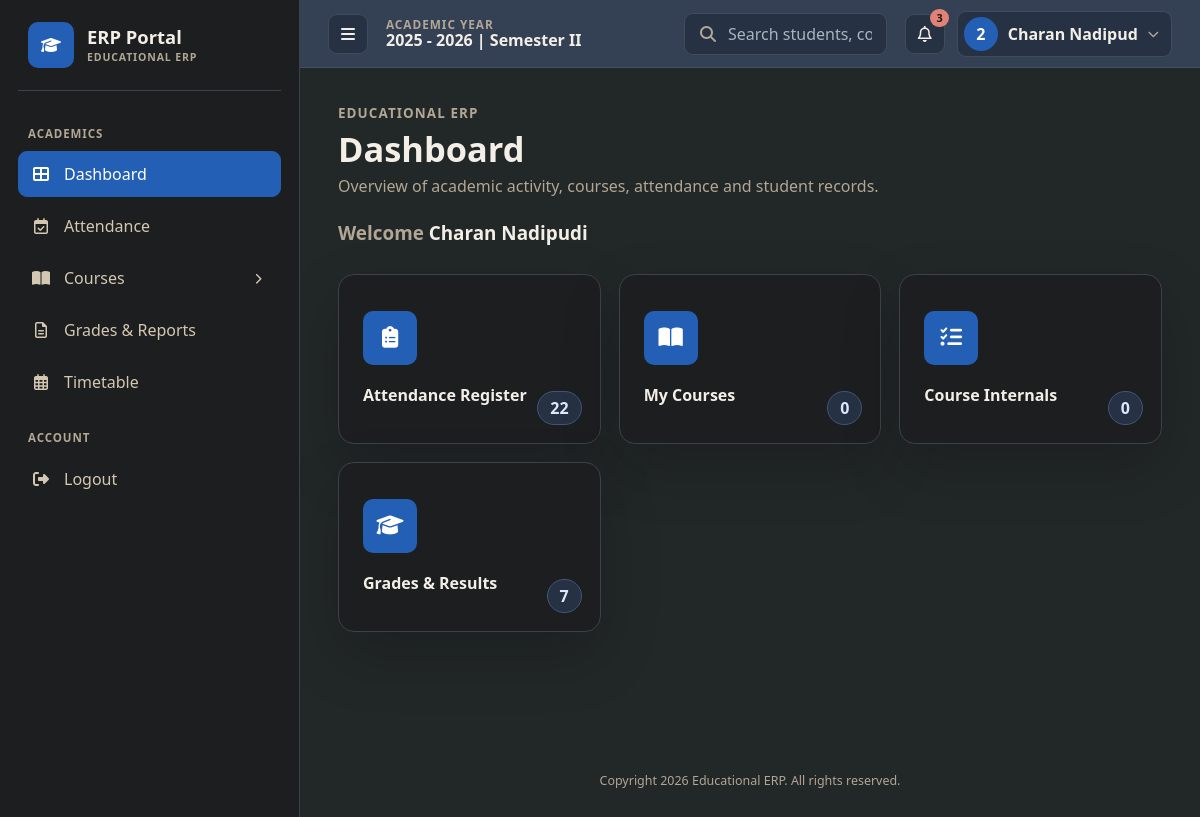
The page /home/ (signed in) on the database its author committed.
### users/models.py (models this page shows, shortened)
class CustomUser(AbstractUser):
    ROLE_CHOICES = (
        ('admin', 'Admin'),
        ('administrator', 'Administrator'),
        ('teacher', 'Faculty'),
        ('student', 'Student'),
    )
    role = models.CharField(max_length=20, choices=ROLE_CHOICES)
    phone = models.CharField(max_length=15, blank=True, null=True)

### students/views.py (the view)
# urls.py: path('home/', views.home, name='home'),
@login_required
def home(request):
    try:
        student = Student.objects.get(user=request.user)
        courses = Course.objects.filter(department=student.department, semester=student.semester)
        courses_count = courses.count() or Course.objects.count()
        context = {
            'attendance_count': student.attendances.count(),
            'grades_count': student.grades.count(),
            'courses_count': courses_count,
            'is_student': True, 'student': student,
        }
        return render(request, 'home.html', context)
    except Student.DoesNotExist:
        total_students = Student.objects.count()
        total_grades = Grade.objects.count()
        total_attendance = Attendance.objects.count()
        from django.db.models import Avg
        low_att = Attendance.objects.filter(total_conducted__gt=0)
        low_att_count = sum(
            1 for a in low_att
            if a.total_attended / a.total_conducted * 100 < 75
        )
        context = {
            'is_admin': True,
            'total_students': total_students,
            'total_grades': total_grades,
            'total_courses': Course.objects.count(),
            'low_attendance_count': low_att_count,
            'recent_students': Student.objects.select_related('user').order_by('-id')[:5],
        }
        return render(request, 'admin_home.html', context)

### students/context_processors.py (called while the page is built)
def sidebar_students(request):
    if request.user.is_authenticated and (request.user.is_staff or request.user.is_superuser):
        students = Student.objects.select_related('user').order_by('roll_number')
        return {'sidebar_students': students}
    return {'sidebar_students': []}

### templates/home.html (shortened to what this page needs)
{% extends 'base.html' %}
{% block content %}
<div class="page-header">Dashboard</div>
<div style="font-size:1.18rem;font-weight:700;color:var(--muted);margin-bottom:26px;">
  Welcome <span style="color:var(--text);">{{ user.get_full_name|default:user.username }}</span>
</div>
<div class="cards-grid">
  <a href="{% url 'attendance' %}" class="dash-card">
    <div class="icon-circle bg-blue"><i class="fas fa-clipboard-list"></i></div>
    <span class="card-label">Attendance Register</span>
    <span class="badge-count">{{ attendance_count }}</span>
  </a>
  <a href="{% url 'courses' %}" class="dash-card">
    <div class="icon-circle bg-cyan"><i class="fas fa-book-open"></i></div>
    <span class="card-label">My Courses</span>
    <span class="badge-count">{{ courses_count }}</span>
  </a>
  <a href="{% url 'course_internals' %}" class="dash-card">
    <div class="icon-circle bg-green"><i class="fas fa-tasks"></i></div>
    <span class="card-label">Course Internals</span>
    <span class="badge-count">{{ courses_count }}</span>
  </a>
  <a href="{% url 'grades' %}" class="dash-card">
    <div class="icon-circle bg-purple"><i class="fas fa-graduation-cap"></i></div>
    <span class="card-label">Grades & Results</span>
    <span class="badge-count">{{ grades_count }}</span>
  </a>
</div>
{% endblock %}

### templates/base.html (shortened to what this page needs)
<!DOCTYPE html>
<html lang="en">
<head>
  <link href="https://cdn.jsdelivr.net/npm/bootstrap@5.3.0/dist/css/bootstrap.min.css" rel="stylesheet"/>
  <link href="https://cdnjs.cloudflare.com/ajax/libs/font-awesome/6.4.0/css/all.min.css" rel="stylesheet"/>
</head>
<body>
<nav class="top-navbar">
  <button class="hamburger" type="button" onclick="toggleSidebar()" aria-label="Toggle navigation"><i class="fas fa-bars"></i></button>
  <div class="top-meta">
    <span>Academic Year</span>
    2025 - 2026 | Semester II
  </div>
  <div class="search-wrap">
    <i class="fas fa-search"></i>
    <input type="text" placeholder="Search students, courses, faculty..."/>
  </div>
  <div class="nav-right">
    <button class="icon-btn" type="button" aria-label="Notifications"><i class="far fa-bell"></i></button>
    <div class="user-menu-wrap">
      <button class="user-chip" type="button" onclick="toggleUserMenu(event)" aria-haspopup="true" aria-expanded="false" id="userMenuButton">
        <div class="avatar">{{ user.username|slice:":1"|upper }}</div>
        <span>{{ user.get_full_name|default:user.username|slice:":14" }}</span>
        <i class="fas fa-chevron-down" style="font-size:.7rem;color:var(--muted);"></i>
      </button>
    </div>
  </div>
</nav>
<aside class="sidebar" id="sidebar">
  <a href="{% url 'home' %}" class="brand">
    <span class="logo-text">ERP Portal</span>
  </a>
  <div class="section-sep">Academics</div>
  <a href="{% url 'home' %}" class="nav-link-item {% if request.resolver_match.url_name == 'home' %}active{% endif %}">
    <i class="fas fa-table-cells-large"></i> Dashboard
  </a>
  {% if not user.is_staff and not user.is_superuser %}
  <a href="{% url 'attendance' %}" class="nav-link-item {% if request.resolver_match.url_name == 'attendance' %}active{% endif %}">
    <i class="far fa-calendar-check"></i> Attendance
  </a>
  <div>
    <a href="javascript:void(0)" onclick="toggleMenu('courses-menu',this)"
       class="nav-link-item {% if request.resolver_match.url_name == 'courses' or request.resolver_match.url_name == 'course_internals' %}open active{% endif %}">
      <i class="fas fa-book-open"></i> Courses
      <i class="fas fa-chevron-right arrow"></i>
    </a>
  </div>
  <a href="{% url 'grades' %}" class="nav-link-item {% if request.resolver_match.url_name == 'grades' %}active{% endif %}">
    <i class="far fa-file-lines"></i> Grades & Reports
  </a>
  <a href="{% url 'timetable' %}" class="nav-link-item {% if request.resolver_match.url_name == 'timetable' %}active{% endif %}">
    <i class="far fa-calendar-days"></i> Timetable
  </a>
  {% endif %}
  <div class="section-sep">Account</div>
  <a href="{% url 'logout' %}" class="nav-link-item">
    <i class="fas fa-right-from-bracket"></i> Logout
  </a>
</aside>
<div class="main-content">
  {% block content %}{% endblock %}
</div>
<footer>Copyright 2026 Educational ERP. All rights reserved.</footer>
</body>
</html>

### rows shown on the page
CustomUser: username "2", get_full_name "Charan Nadipud", get_full_name "Charan Nadipudi"

### other values the page prints
{{ attendance_count }} "22"
{{ courses_count }} "0"
{{ grades_count }} "7"
